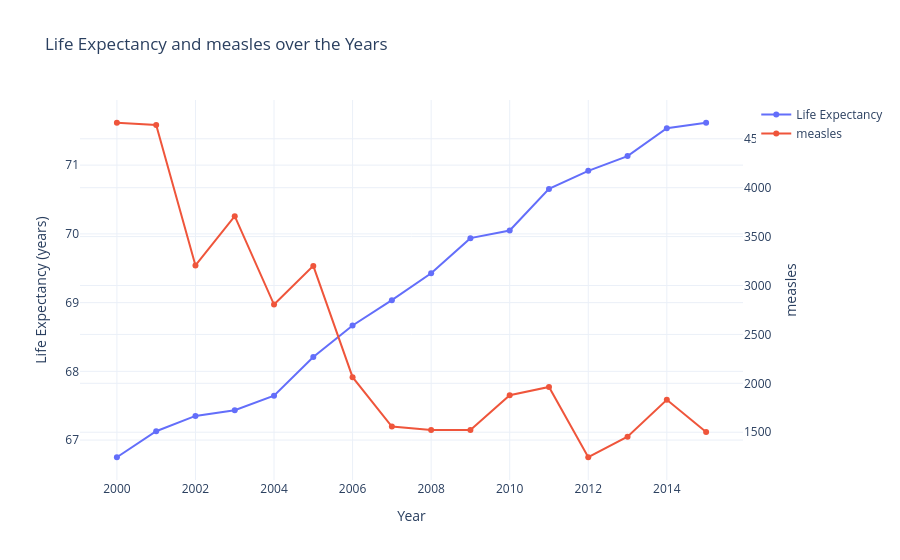

Notebook code for this chart:
### Markdown cell above
<h4>Life expectancy vs Measles</h4>

### Code cell
# Calculate the average life expectancy and average measles for each year
average_data = df.groupby('year').agg({
    'life_expectancy': 'mean',
    'measles': 'mean'
}).reset_index()

# Create the interactive plot with dual y-axes
fig = go.Figure()

# Add life expectancy trace
fig.add_trace(go.Scatter(x=average_data['year'], y=average_data['life_expectancy'], 
                         mode='lines+markers', name='Life Expectancy',
                         yaxis='y1'))

# Add measles trace
fig.add_trace(go.Scatter(x=average_data['year'], y=average_data['measles'], 
                         mode='lines+markers', name='measles',
                         yaxis='y2'))

# Update layout for dual y-axes
fig.update_layout(
    title='Life Expectancy and measles over the Years',
    xaxis=dict(title='Year'),
    yaxis=dict(title='Life Expectancy (years)', side='left'),
    yaxis2=dict(title='measles', side='right', overlaying='y'),
    template='plotly_white'
)

# Show the plot
fig.show()

### Figure 1 — Plotly figure (JSON) as saved in the notebook; plotly's stock layout.template omitted (floating-point values rounded to 4 significant figures)
{"data": [{"mode": "lines+markers", "name": "Life Expectancy", "type": "scatter", "x": [2000, 2001, 2002, 2003, 2004, 2005, 2006, 2007, 2008, 2009, 2010, 2011, 2012, 2013, 2014, 2015], "y": [66.75, 67.13, 67.35, 67.43, 67.65, 68.21, 68.67, 69.04, 69.43, 69.94, 70.05, 70.65, 70.92, 71.13, 71.54, 71.62], "yaxis": "y"}, {"mode": "lines+markers", "name": "measles", "type": "scatter", "x": [2000, 2001, 2002, 2003, 2004, 2005, 2006, 2007, 2008, 2009, 2010, 2011, 2012, 2013, 2014, 2015], "y": [4664.0, 4640.0, 3205.0, 3709.0, 2805.0, 3201.0, 2063.0, 1558.0, 1523.0, 1523.0, 1879.0, 1964.0, 1244.0, 1455.0, 1831.0, 1503.0], "yaxis": "y2"}], "layout": {"autosize": true, "title": {"text": "Life Expectancy and measles over the Years"}, "xaxis": {"autorange": true, "range": [1999.0, 2016.0], "title": {"text": "Year"}, "type": "linear"}, "yaxis": {"autorange": true, "range": [66.35, 72.02], "side": "left", "title": {"text": "Life Expectancy (years)"}, "type": "linear"}, "yaxis2": {"autorange": true, "overlaying": "y", "range": [962.2, 4946.0], "side": "right", "title": {"text": "measles"}, "type": "linear"}}}
